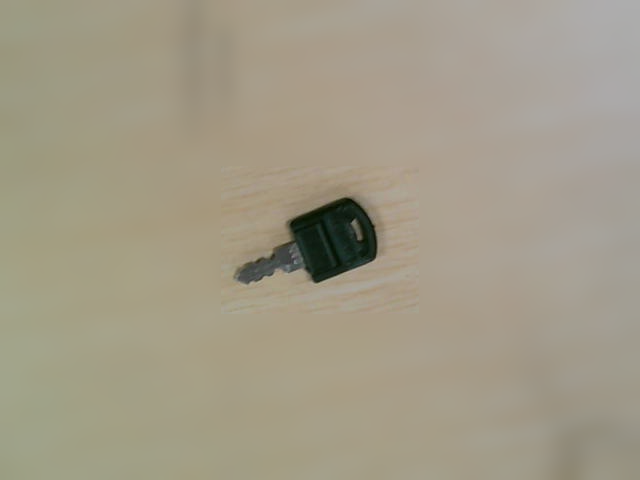
#> input picture Opencv project training/23 Intelligent Count with form information/photodata/image001.png, 640 x 480 px, given in place of the camera
$ python Videodetect.py
#> lines starting #> are read from the running program, lines starting #| are printed output that depends on the picture; after the words box and inside, x2 and y2 are one past the last pixel; in counts of white or black regions, pixels touching at a corner belong together
### Opencv project training/23 Intelligent Count with form information/tally.py
import cv2
import numpy as np
import os
import pandas as pd

class VideoCap():
    """
    自定义的摄像头调取类
    """
    def CapInit(self,mode=0,w=640,h=480,l=150):
        """
        摄像头初始化函数
        :param mode: 0-web,1-ex camera
        :param w: 窗口宽度，默认为640
        :param h: 窗口长度，默认为480
        :param l: 亮度，默认为150
        """
        self.cap = cv2.VideoCapture(mode)
        self.mode=mode
        self.cap.set(3, w)
        self.cap.set(4, h)
        self.cap.set(10, l)
    def read(self):
        """
        摄像头读取函数
        :return: 仅仅返回图片
        """
        _, img = self.cap.read()
#> img is the input picture: shape (480, 640, 3); mean B, G, R 135.9, 155, 162
        return img

# [65 lines left out: functions readPath, ImagePath, Bbox_img, maskBbox, onTrackbarChange, empty, not called in this run]

def preProcessing(img):
    """
    预处理阶段
    :param img: 图像
    :return: 经过了高斯、canny，膨胀、闭运算操作
    """
    imgPre = cv2.GaussianBlur(img, (5, 5), 3)
    thresh1 = cv2.getTrackbarPos("Threshold1", "Settings")
    thresh2 = cv2.getTrackbarPos("Threshold2", "Settings")
    imgPre = cv2.Canny(imgPre, thresh1, thresh2)
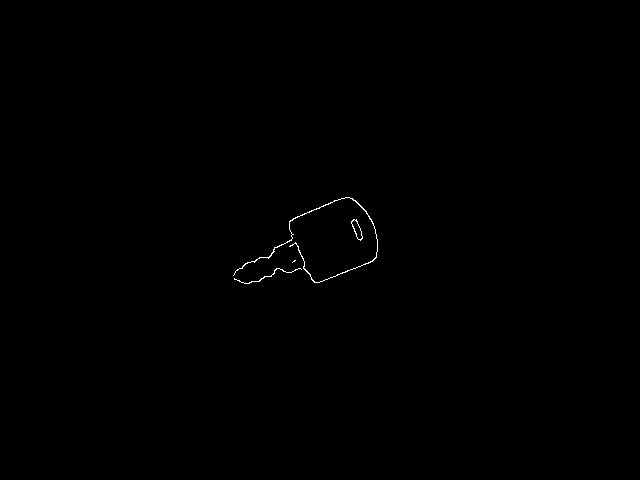
#> imgPre: shape (480, 640); 0.18% white in thin lines or dots, all inside (x1, y1, x2, y2) = (233, 197, 378, 284)
    kernel = np.ones((3, 3), np.uint8)
    imgPre = cv2.dilate(imgPre, kernel, iterations=1)
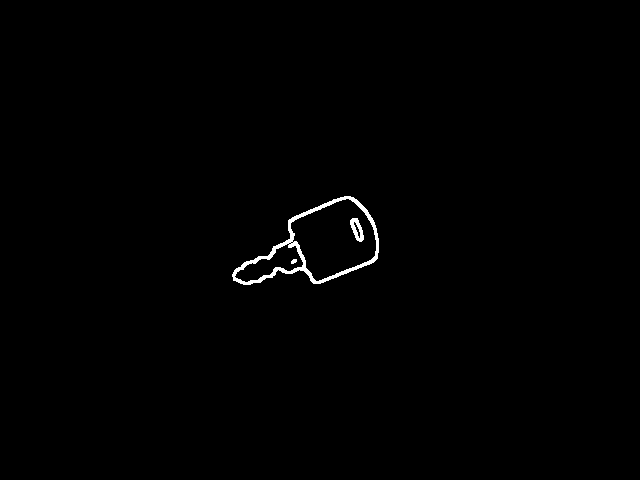
#> imgPre: shape (480, 640); 0.59% white; 3 white regions, box (x1, y1, x2, y2) and area: (232, 196, 379, 285) 1599, (350, 218, 364, 242) 181, (291, 259, 297, 264) 23
    imgPre = cv2.morphologyEx(imgPre, cv2.MORPH_CLOSE, kernel)
#> imgPre: shape (480, 640); 0.6% white; 3 white regions

    return imgPre

def findContours(img, imgPre, minArea=1000, sort=True, filter=0, c=(255, 0, 0)):
    """
    寻找物体的边缘信息，采用框选的方式，对于物体的表现更加的准确，经过测试对于轮廓的检测效果很差
    :param img: 图片
    :param imgPre: 预处理后的图片
    :param minArea: 最小面积阈值，用于过滤小面积的边缘。默认值为 1000
    :param sort: 是否按照面积进行排序。如果为 True，按照面积从大到小排序。默认值为 True
    :param filter: 过滤多边形的边数。如果为 0，则不进行过滤；如果为其他正整数，则只保留边数等于该值的多边形。默认值为 0
    :param c: 边框和点的颜色，默认为红色
    :return:
    """
    conFound = []
    imgContours = img.copy()
    contours, hierarchy = cv2.findContours(imgPre, cv2.RETR_EXTERNAL, cv2.CHAIN_APPROX_NONE)
    total = 0
    for cnt in contours:
        area = cv2.contourArea(cnt)
        if area > minArea:
            peri = cv2.arcLength(cnt, True)
            approx = cv2.approxPolyDP(cnt, 0.02 * peri, True)
            if len(approx) == filter or filter == 0:
                x, y, w, h = cv2.boundingRect(approx)
                cx, cy = x + (w // 2), y + (h // 2)
                if 3000<= area <= 16000:
                    cv2.rectangle(imgContours, (x, y), (x + w, y + h), c, 2)
                    cv2.circle(imgContours, (x + (w // 2), y + (h // 2)), 5, c, cv2.FILLED)
                    conFound.append({"cnt": cnt, "area": area, "bbox": [x, y, w, h], "center": [cx, cy]})
                    total+=1
    if sort:
        conFound = sorted(conFound, key=lambda x: x["area"], reverse=True)
    return imgContours, conFound, total

def stackImages(scale,imgArray):
    """
    :param scale: 规格
    :param imgArray: 图片形式列表
    :return: 堆叠后的图片
    """
    rows = len(imgArray)
    cols = len(imgArray[0])
    rowsAvailable = isinstance(imgArray[0], list)
    width = imgArray[0][0].shape[1]
    height = imgArray[0][0].shape[0]
    if rowsAvailable:
        for x in range ( 0, rows):
            for y in range(0, cols):
                if imgArray[x][y].shape[:2] == imgArray[0][0].shape [:2]:
                    imgArray[x][y] = cv2.resize(imgArray[x][y], (0, 0), None, scale, scale)
                else:
                    imgArray[x][y] = cv2.resize(imgArray[x][y], (imgArray[0][0].shape[1], imgArray[0][0].shape[0]), None, scale, scale)
                if len(imgArray[x][y].shape) == 2: imgArray[x][y]= cv2.cvtColor( imgArray[x][y], cv2.COLOR_GRAY2BGR)
        imageBlank = np.zeros((height, width, 3), np.uint8)
        hor = [imageBlank]*rows
        for x in range(0, rows):
            hor[x] = np.hstack(imgArray[x])
        ver = np.vstack(hor)
    else:
        for x in range(0, rows):
            if imgArray[x].shape[:2] == imgArray[0].shape[:2]:
                imgArray[x] = cv2.resize(imgArray[x], (0, 0), None, scale, scale)
            else:
                imgArray[x] = cv2.resize(imgArray[x], (imgArray[0].shape[1], imgArray[0].shape[0]), None,scale, scale)
            if len(imgArray[x].shape) == 2: imgArray[x] = cv2.cvtColor(imgArray[x], cv2.COLOR_GRAY2BGR)
        hor= np.hstack(imgArray)
        ver = hor
    return ver

# [23 lines left out: functions Adjusted_image, excelmation, not called in this run]


def drawContour(img, imgPre, minArea=15, show=True):
    """
    :param img: 图片
    :param imgPre: 预处理图片
    :param minArea: 最小面积
    :return:
    """
    imgContours, conFound, total = findContours(img, imgPre, minArea)
#> in findContours, `contours, hierarchy = cv2.findContours(imgPre, cv2.RETR_EXTERNAL, cv2...`: contours = 1 contour; box (x1, y1, x2, y2) and area: (232, 196, 379, 285) 7167
#> the loop in findContours, `for cnt in contours:` made 1 pass
#> (area, peri, x, y, w, h, cx, cy) on pass 1: (7167, 423.2, 233, 197, 142, 87, 304, 240)
#> after the loop in findContours, `for cnt in contours:`:
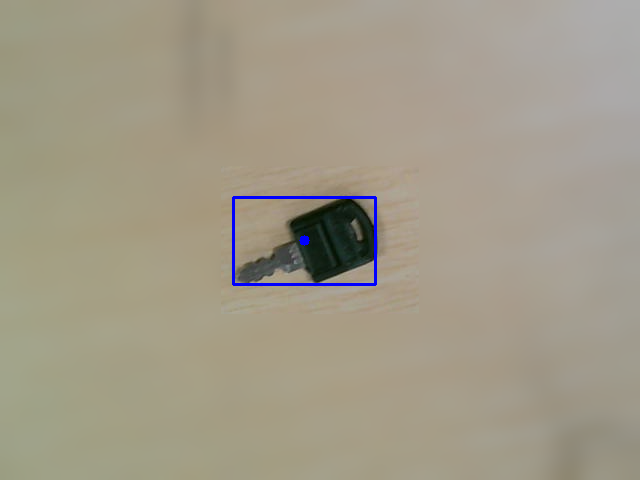
#> imgContours: shape (480, 640, 3); 0.47% of pixels changed, all inside (x1, y1, x2, y2) = (232, 196, 377, 286)
#> after the loop in findContours, `for cnt in contours:`: conFound = 1 item; total = 1
#> conFound = 1 item; total = 1
    imgStacked = stackImages(1, [img, imgContours])
#> in stackImages, `rows = len(imgArray)`: rows = 2
#> in stackImages, `cols = len(imgArray[0])`: cols = 480
#> in stackImages, `rowsAvailable = isinstance(imgArray[0], list)`: rowsAvailable = False
#> after the loop in stackImages, `for x in range(0, rows):`: imgArray = 2 items
#> in stackImages, `hor= np.hstack(imgArray)`:
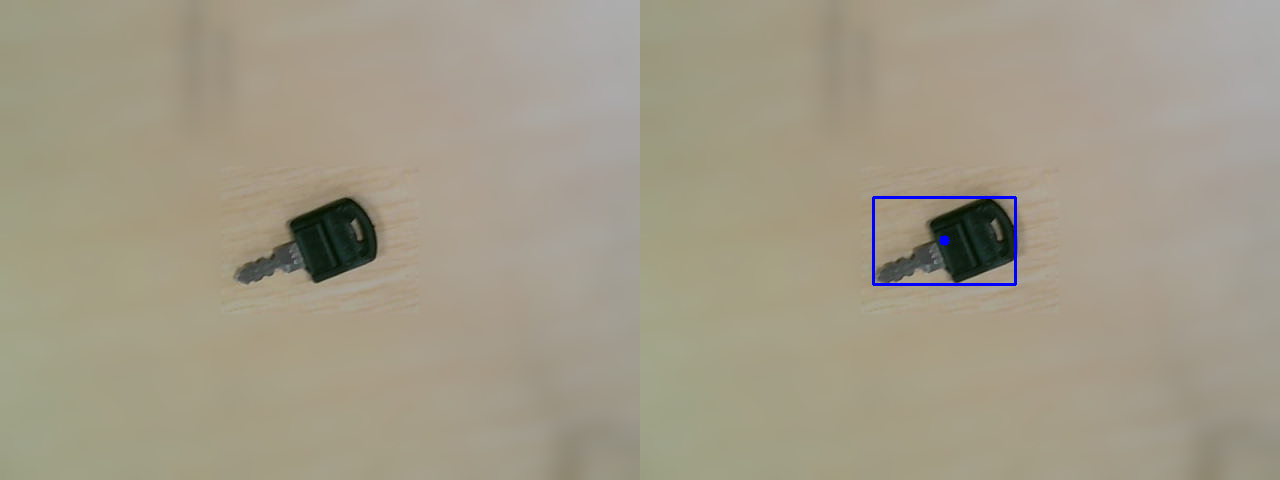
#> hor: shape (480, 1280, 3); mean of channels 0, 1, 2 136.2, 154.7, 161.7; drawn as B, G, R
    cv2.putText(imgStacked, f"Count: {total}", (10, 30), cv2.FONT_HERSHEY_SIMPLEX, 1, (0, 255, 0), 2)
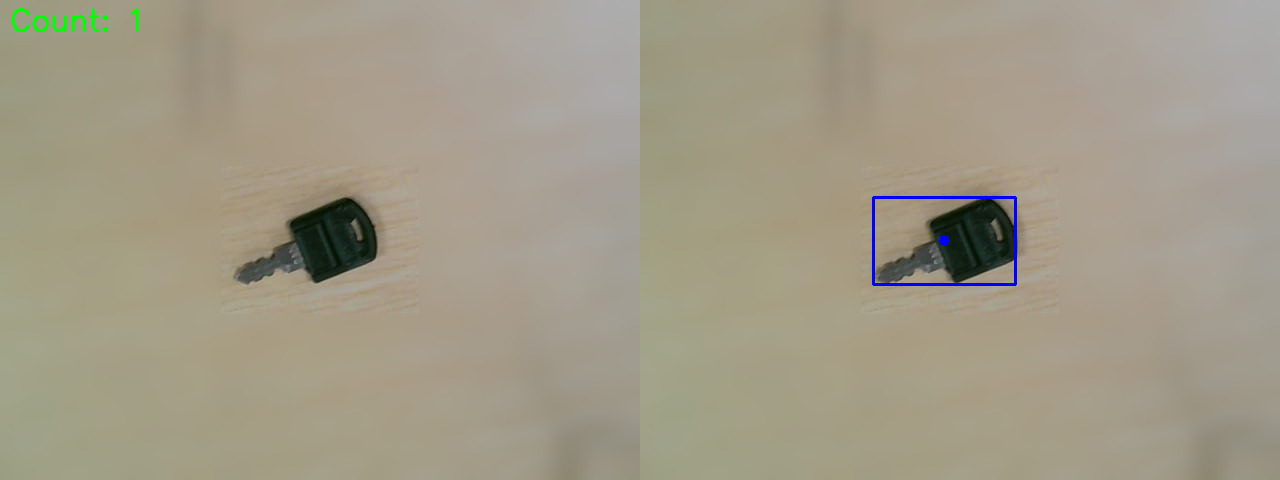
#> imgStacked: shape (480, 1280, 3); 0.12% of pixels changed, all inside (x1, y1, x2, y2) = (12, 8, 139, 32); drawn as B, G, R
    if show:
        cv2.imshow("Settings", imgStacked)
    cv2.putText(imgContours, f"Count: {total}", (10, 30), cv2.FONT_HERSHEY_SIMPLEX, 1, (0, 255, 0), 2)
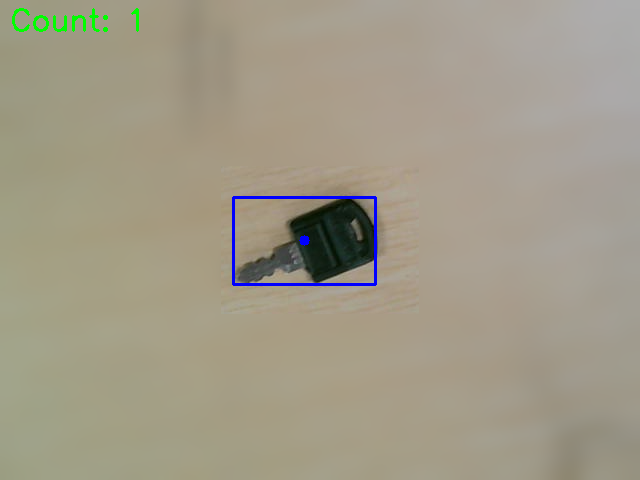
#> imgContours: shape (480, 640, 3); 0.24% of pixels changed, all inside (x1, y1, x2, y2) = (12, 8, 139, 32)

    return imgStacked,total,imgContours

### Opencv project training/23 Intelligent Count with form information/Videodetect.py
"""
author : Auorui(夏天是冰红茶)
time : 2023-6-18
"""
import cv2
import tally as ta
import os
from datetime import datetime

Vcap = ta.VideoCap()
Vcap.CapInit(mode=0, w=845, h=480)

cv2.namedWindow("Settings")
cv2.resizeWindow("Settings", 640, 240)
cv2.createTrackbar("Threshold1", "Settings", 82, 255, ta.empty)
cv2.createTrackbar("Threshold2", "Settings", 101, 255, ta.empty)

success_text = "Successfully saved"
success_text_color = (0, 0, 255)
text_size = 20

save_dir = "./Video/img"
excel_path = "./Video/data.xlsx"

image_count = 1
data = []

while True:
    img = Vcap.read()

    imgPre = ta.preProcessing(img)

    imgStacked,total,imgContours=ta.drawContour(img, imgPre, minArea=15)
#> total = 1

    k = cv2.waitKey(1) & 0xFF
#> (key Esc is pressed here)
    if k == ord('s'):
        current_time = datetime.now().strftime("%Y-%m-%d %H:%M:%S")
        image_name = f"Videoimg_{str(image_count).zfill(3)}.png"
        image_path = os.path.join(save_dir, image_name)
        cv2.imwrite(image_path, imgContours)

        data.append([current_time, image_name, total])

        image_count += 1

        cv2.rectangle(imgStacked, (700, 140),
                      (1005, 190),
                      (255, 0, 0), -1)
        cv2.putText(imgStacked,
                    success_text,
                    (705, 180),
                    cv2.FONT_HERSHEY_SIMPLEX, text_size / 20, success_text_color, 2)

        cv2.imshow("Settings", imgStacked)
        while True:
            k = cv2.waitKey(1)
            if k == ord(' '):
                break

        ta.excelmation(excel_path,data)

    elif k == 27:
        break

cv2.destroyAllWindows()

$ run again, on Opencv project training/23 Intelligent Count with form information/photodata/image002.png
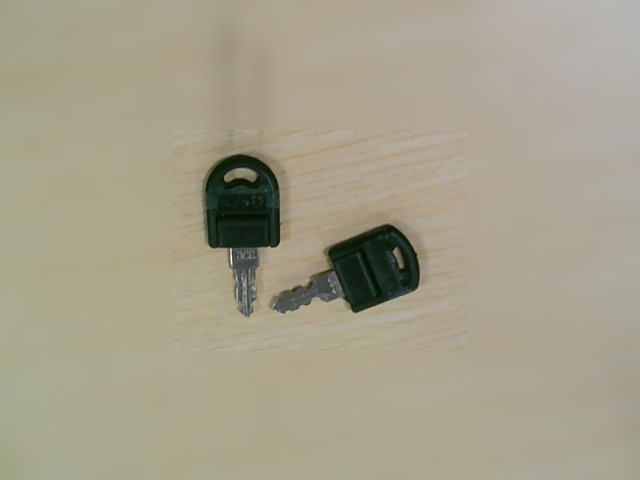
#> input picture Opencv project training/23 Intelligent Count with form information/photodata/image002.png, 640 x 480 px, given in place of the camera
#> in read, img is the input picture: shape (480, 640, 3); mean B, G, R 139.4, 159.7, 165.4
#> in preProcessing, `imgPre = cv2.morphologyEx(imgPre, cv2.MORPH_CLOSE, kernel)`:
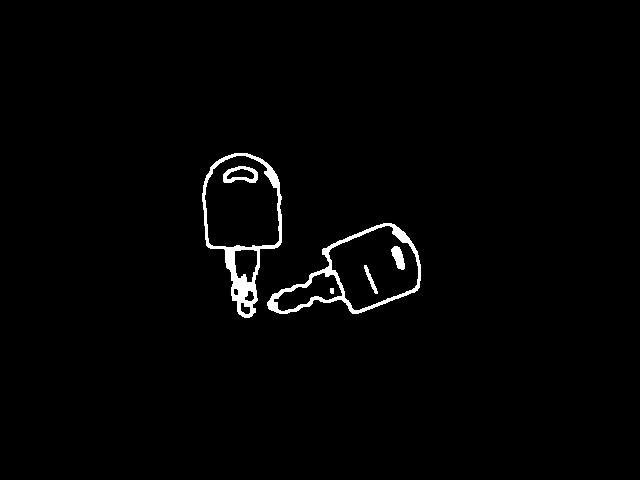
#> imgPre: shape (480, 640); 1.5% white; 6 white regions
#> contours = 2 contours; box (x1, y1, x2, y2) and area: (202, 153, 282, 318) 8350, (267, 223, 421, 314) 7808
#> the loop in findContours, `for cnt in contours:` made 2 passes
#> (area, peri, x, y, w, h, cx, cy) on passes 1 to 2: (7808, 448.5, 268, 224, 150, 90, 343, 269), (8350, 449.8, 205, 153, 77, 165, 243, 235)
#> after the loop in findContours, `for cnt in contours:`: conFound = 2 items; total = 2
#> in drawContour, `imgContours, conFound, total = findContours(img, imgPre, minArea)`: conFound = 2 items; total = 2
#> cols = 480
#> rowsAvailable = False
#> after the loop in stackImages, `for x in range(0, rows):`: imgArray = 2 items
#> imgStacked: shape (480, 1280, 3); mean of channels 0, 1, 2 140, 159.2, 164.5
#> in drawContour, `cv2.putText(imgContours, f"Count: {total}", (10, 30), cv2.FONT_HERSHEY..`:
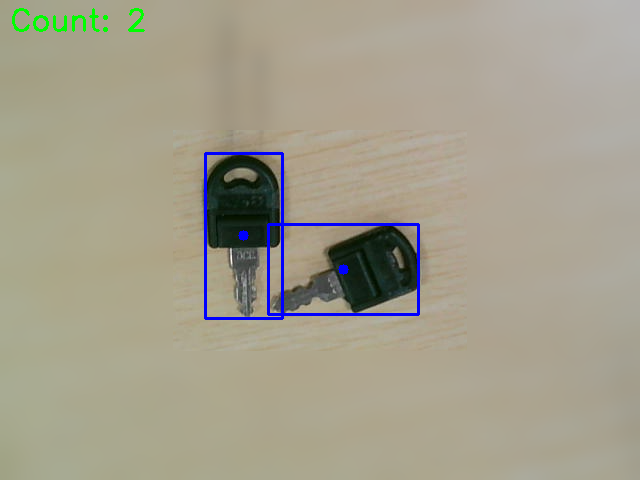
#> imgContours: shape (480, 640, 3); mean B, G, R 140.5, 158.6, 163.5
#> `imgStacked,total,imgContours=ta.drawContour(img, imgPre, minArea=15)`: total = 2

$ run again, on Opencv project training/23 Intelligent Count with form information/photodata/image003.png
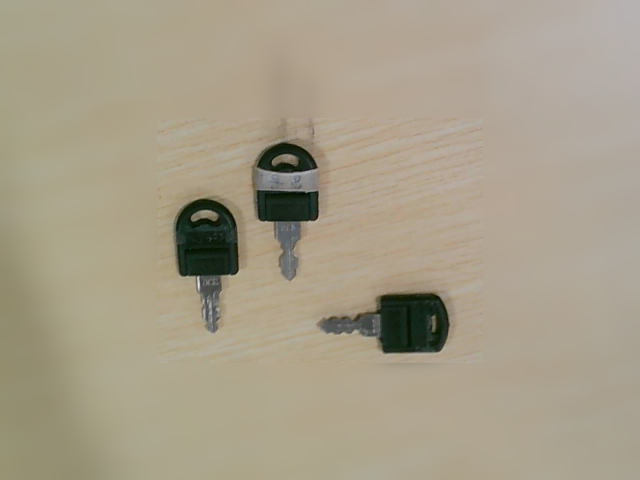
#> input picture Opencv project training/23 Intelligent Count with form information/photodata/image003.png, 640 x 480 px, given in place of the camera
#> in read, img is the input picture: shape (480, 640, 3); mean B, G, R 137.4, 157.7, 166.8
#> in preProcessing, `imgPre = cv2.morphologyEx(imgPre, cv2.MORPH_CLOSE, kernel)`:
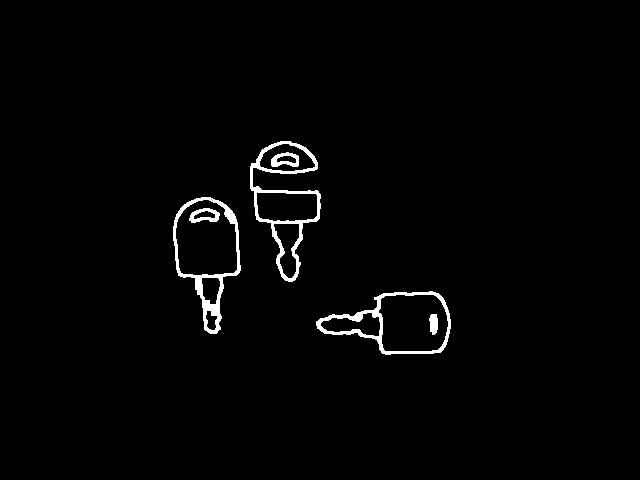
#> imgPre: shape (480, 640); 1.7% white; 6 white regions
#> contours = 3 contours; box (x1, y1, x2, y2) and area: (173, 197, 241, 334) 5700, (316, 291, 451, 355) 5404, (250, 141, 321, 282) 4899
#> the loop in findContours, `for cnt in contours:` made 3 passes
#> (area, peri, x, y, w, h, cx, cy) on passes 1 to 3: (5404, 367.1, 316, 293, 135, 62, 383, 324), (5699.5, 370.6, 176, 197, 65, 137, 208, 265), (4899, 522.9, 250, 141, 71, 141, 285, 211)
#> after the loop in findContours, `for cnt in contours:`: conFound = 3 items; total = 3
#> in drawContour, `imgContours, conFound, total = findContours(img, imgPre, minArea)`: conFound = 3 items; total = 3
#> rows = 2
#> cols = 480
#> rowsAvailable = False
#> after the loop in stackImages, `for x in range(0, rows):`: imgArray = 2 items
#> imgStacked: shape (480, 1280, 3); mean of channels 0, 1, 2 138, 156.9, 165.6
#> in drawContour, `cv2.putText(imgContours, f"Count: {total}", (10, 30), cv2.FONT_HERSHEY..`:
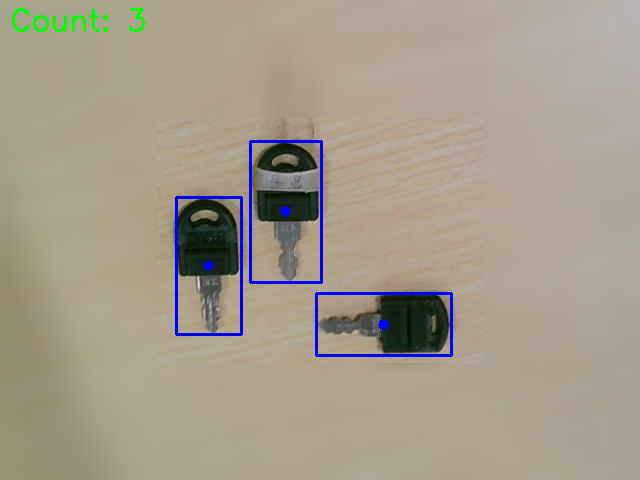
#> imgContours: shape (480, 640, 3); mean B, G, R 138.7, 156.1, 164.4
#> `imgStacked,total,imgContours=ta.drawContour(img, imgPre, minArea=15)`: total = 3

$ run again, on Opencv project training/23 Intelligent Count with form information/photodata/image004.png
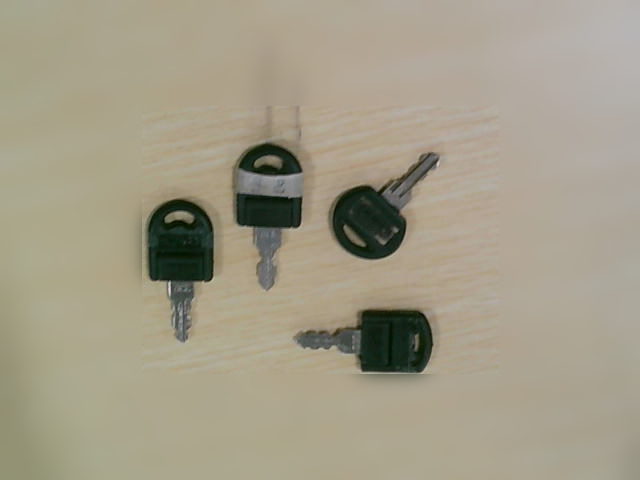
#> input picture Opencv project training/23 Intelligent Count with form information/photodata/image004.png, 640 x 480 px, given in place of the camera
#> in read, img is the input picture: shape (480, 640, 3); mean B, G, R 136.2, 156.2, 162.9
#> in preProcessing, `imgPre = cv2.morphologyEx(imgPre, cv2.MORPH_CLOSE, kernel)`:
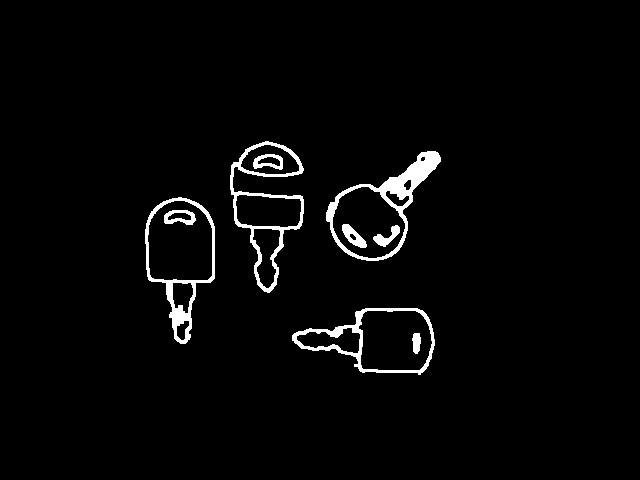
#> imgPre: shape (480, 640); 2.7% white; 9 white regions
#> contours = 4 contours; box (x1, y1, x2, y2) and area: (145, 197, 215, 344) 6504, (326, 151, 441, 261) 6034, (292, 308, 435, 375) 6032, (230, 141, 304, 293) 5554
#> the loop in findContours, `for cnt in contours:` made 4 passes
#> (area, peri, x, y, w, h, cx, cy) on passes 1 to 4: (6032, 393.1, 292, 308, 143, 67, 363, 341), (6504, 394, 146, 197, 69, 147, 180, 270), (6034.5, 382.2, 326, 152, 112, 109, 382, 206), (5554.5, 562.1, 230, 141, 74, 152, 267, 217)
#> after the loop in findContours, `for cnt in contours:`: conFound = 4 items; total = 4
#> in drawContour, `imgContours, conFound, total = findContours(img, imgPre, minArea)`: conFound = 4 items; total = 4
#> rows = 2
#> cols = 480
#> rowsAvailable = False
#> after the loop in stackImages, `for x in range(0, rows):`: imgArray = 2 items
#> imgStacked: shape (480, 1280, 3); mean of channels 0, 1, 2 137.2, 155, 161.2
#> in drawContour, `cv2.putText(imgContours, f"Count: {total}", (10, 30), cv2.FONT_HERSHEY..`:
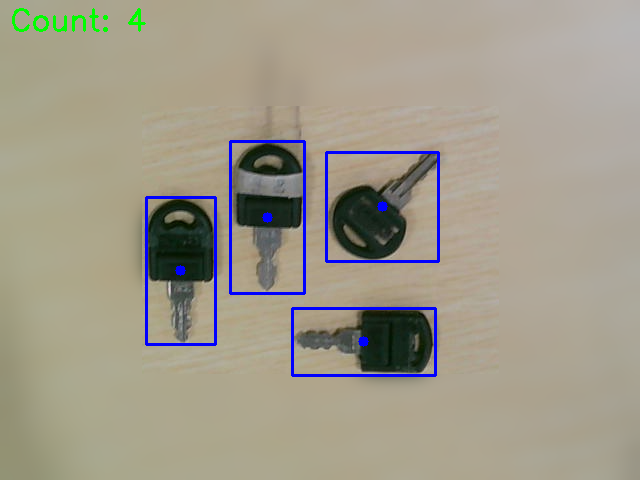
#> imgContours: shape (480, 640, 3); mean B, G, R 138.3, 153.8, 159.6
#> `imgStacked,total,imgContours=ta.drawContour(img, imgPre, minArea=15)`: total = 4
